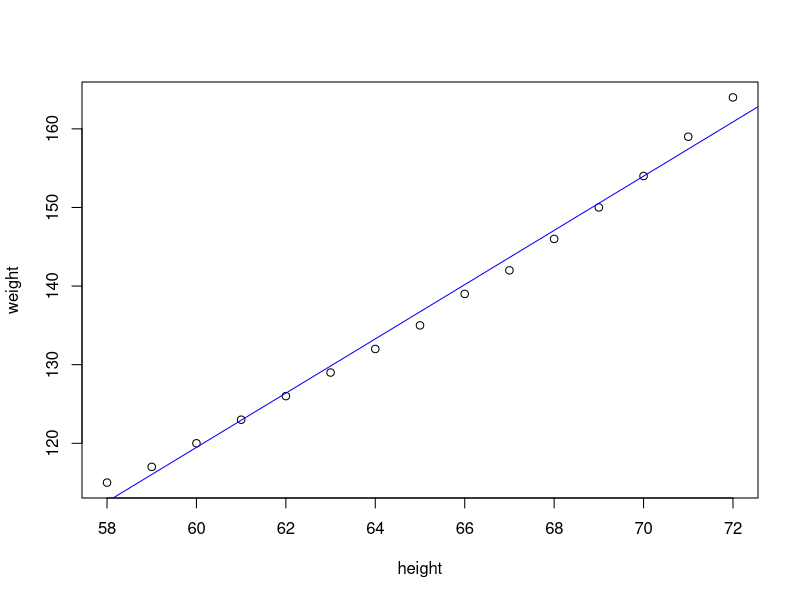
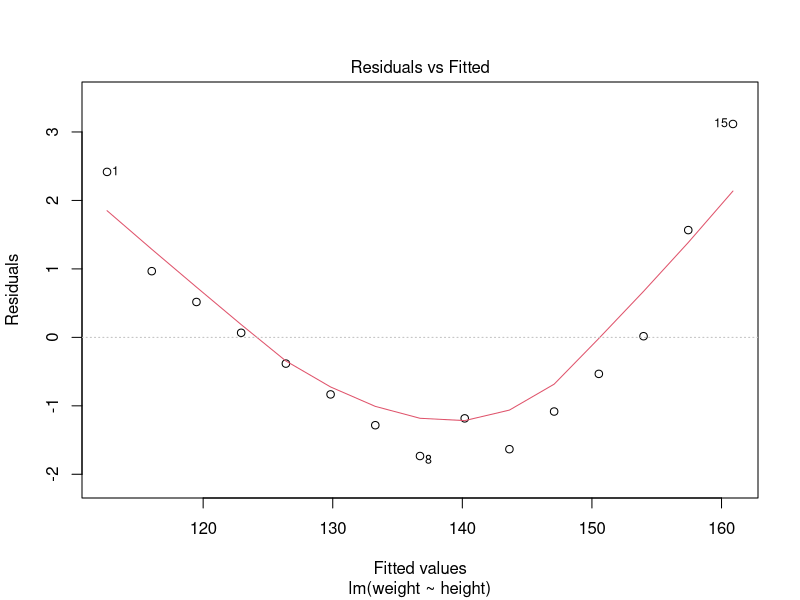
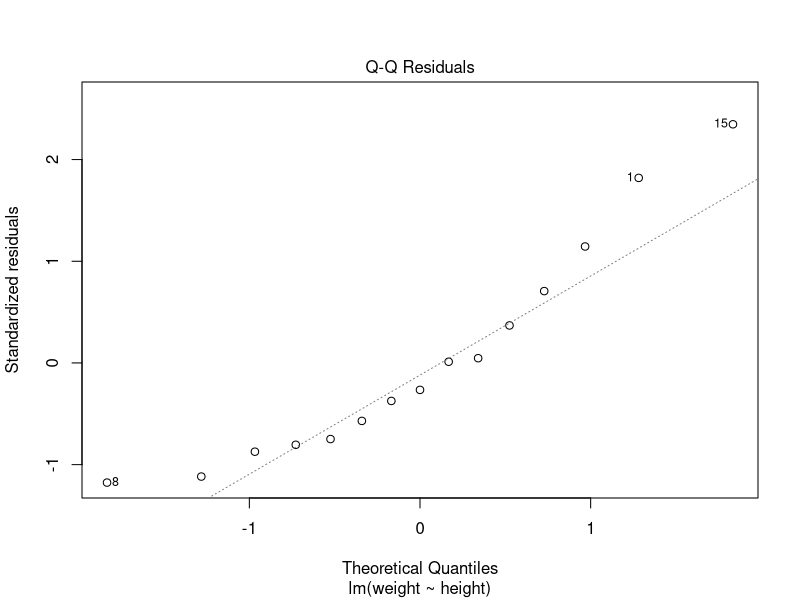
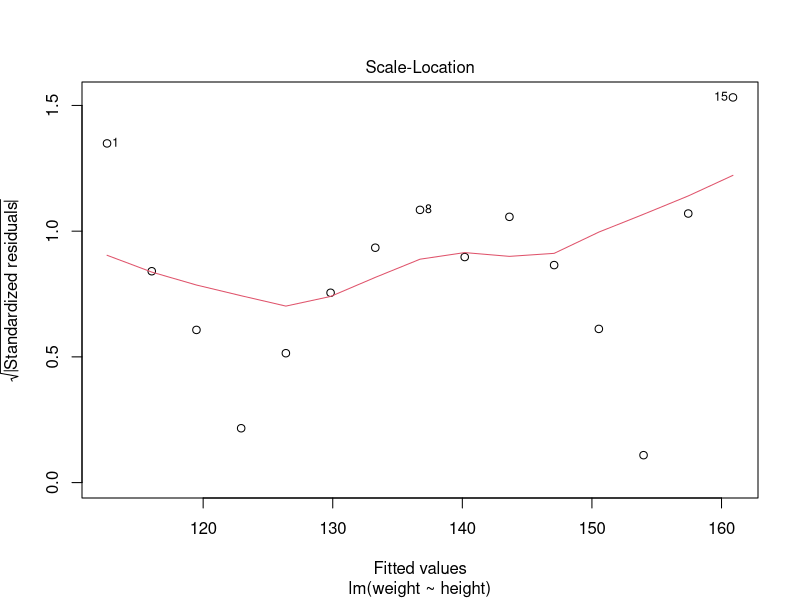
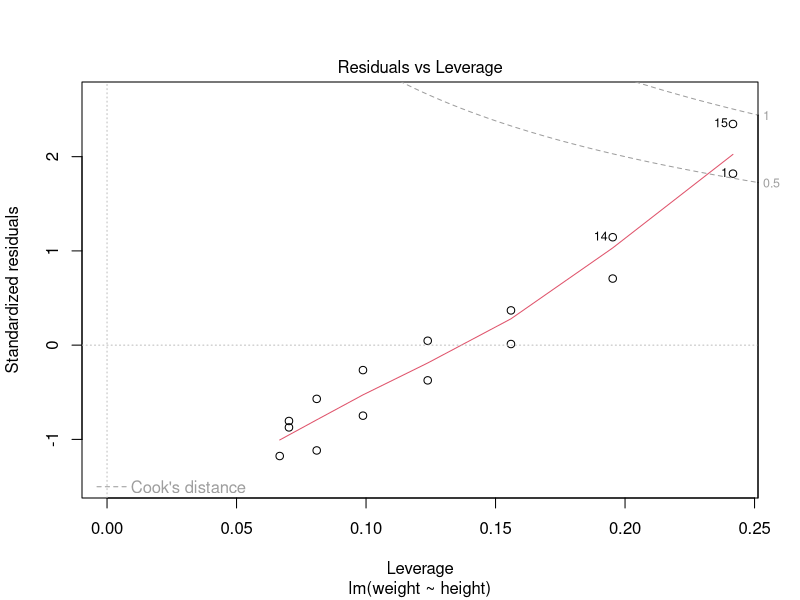
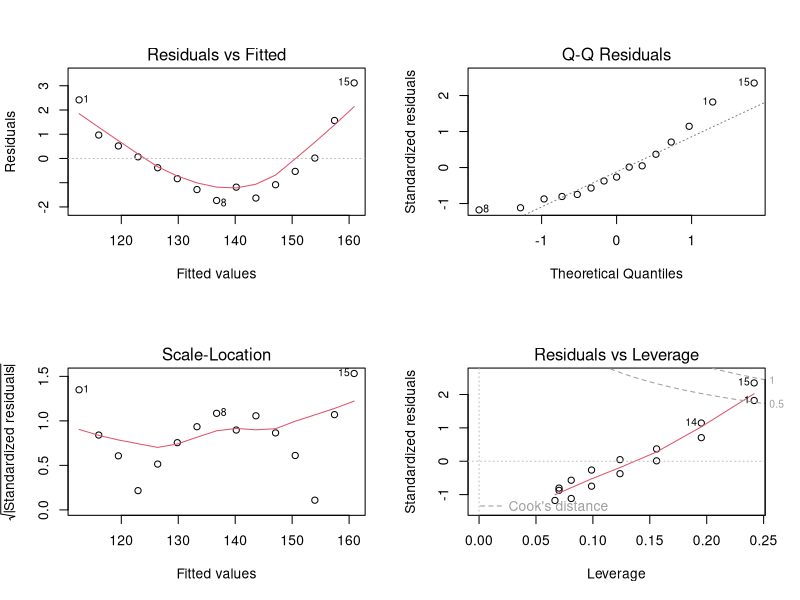
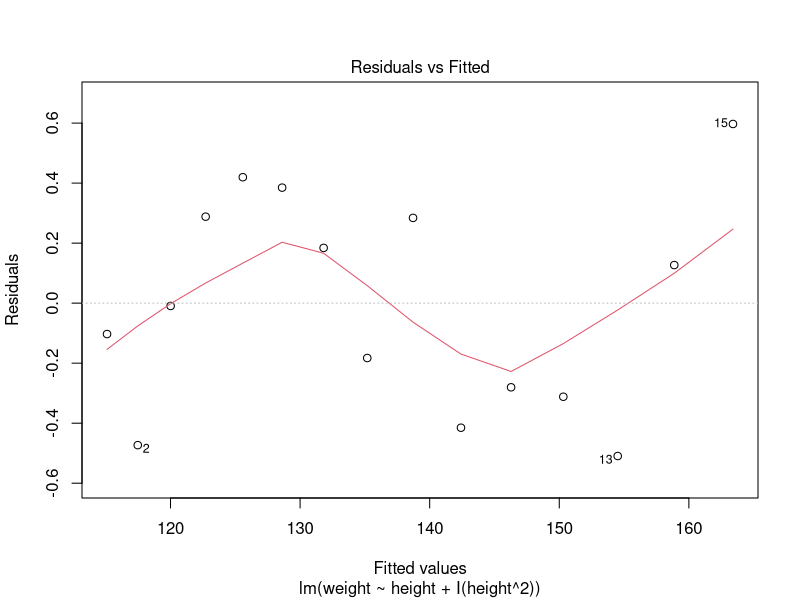
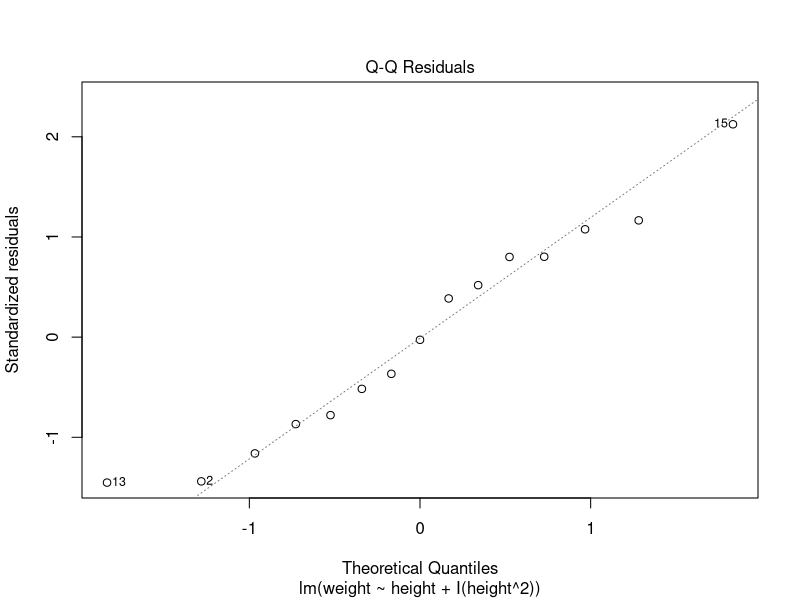

The R source for these figures, in order:
#깜신 29~32탄. 회귀분석. 10:00분.
#빅데이터, 인공지능(머신러닝, 딥러닝)에서도 씀.
#단순선형회귀분석:그동안 해왔던거. y=ax+b.
#다중회귀분석.y=a1x1+a2x2+a3x3+.....+b.
#적정모형의 선택:많은 인자를 넣는 다고 잘 나오지 않음.영향이 많은 걸 잘 골라야.
#과적합 상태가되어 오히려 구려짐.

#1>Backward regression.:다 넣고 P-value 높은 것부터 빼보기.
#2>Forward regression.:하나씩 p-value 낮은 것부터 넣어보기.
#3>all subset regression.
#4>cross validation.
#...
#AIC(Akaike Information Criteria)
install.packages("car",dependencies = T)

#단순선형회귀분석.
women
plot(weight~height,data=women)
fit<-lm(weight~height,data=women) 
abline(fit, col="blue")
summary(fit)#R-squared(결정계수):  0.991. 99.1%정도 설명한다.
r<-cor.test(women$weight,women$height)
r[["estimate"]][["cor"]]^2#==R-squared(결정계수)
plot(fit)

par(mfrow=c(2,2))#4개로 나눠서 4개 다 보여줭.
plot(fit)
par(mfrow=c(1,1))#1개로 합쳐서 1개만 보여줭.

#다항회귀모형.(ax^2같은거).polynomial regression.
fit2<-lm(weight~height + I(height^2),data=women)
summary(fit2)
lines(women$height, fitted(fit2), col="red")
plot(fit2)
fit3<-lm(weight~height + I(height^2) + I(height^3),data=women)
plot(fit3)#residuals(잔차)는 좋아졌지만,??....


#다중회귀분석.
state.x77
states<-as.data.frame(state.x77[,c("Murder","Population","Illiteracy","Income","Frost")])
states
fit<-lm(Murder~Population+Illiteracy+Income+Frost,data=states)
summary(fit)
plot(fit)
#다중공선성(Multicolinearity)
#:회귀모델의 각 변수는 독립되어 있어야한다.
#:(ex>illiteracy와 income이 서로 영향력있는 변수이면 안됨.)
#:VIF(variance inflation factor)값으로 확인한다.
library(car)
vif(fit)
sqrt(vif(fit))#<2여야 다중공선성(Multicolinearity) 문제로부터 자유롭다.
#이상관측치.확인하기.
#:이상치(outlier)->표준잔차*2만큼 차이값.이면 재확인.
#:큰지레점(high leverage points)->평균hat통계량[p(인수들의 개수<a1x1++a2x2+b>는 3개)/n(샘플수)]의 2~3배.면 재확인!
#:영향관측치(influential observation)->Cook's distance or D statistics.=4/n(샘플수)-k(<a1x1++a2x2+b>는 2개.)-1>0.1크게는 1.면 재확인.
influencePlot(fit, id.method = "identify")#y축.표준잔차.x축.Hat-Values.원지름은 Cook's D.

